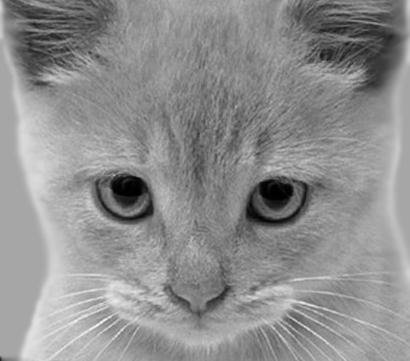
#> input picture Dataset/cat_gray.jpg, 410 x 361 px, found by its file name
$ jupyter execute EE200_Q1.ipynb
#> lines starting #> are read from the running program, lines starting #| are printed output that depends on the picture
[cell 1]
import cv2
import numpy as np
import matplotlib.pyplot as plt

def compute_fft_spectrum(image):
    # 2D FFT
    fft = np.fft.fft2(image)
    fft_shifted = np.fft.fftshift(fft)

    # Magnitude spectra
    mag_normal = np.abs(fft)
    mag_db = 20 * np.log10(np.abs(fft) + 1e-5)

    # Shifted spectra (low-frequency at center)
    mag_normal_shifted = np.abs(fft_shifted)
    mag_db_shifted = 20 * np.log10(np.abs(fft_shifted) + 1e-5)  # To avoid (log(0))

    return mag_normal, mag_db, mag_normal_shifted, mag_db_shifted

def display_spectra( mag, mag_db, mag_shift, mag_db_shift):
    plt.figure(figsize=(12, 8))

    plt.subplot(331), plt.imshow(mag, cmap='viridis')
    plt.title("Spectrum (Normal Scale)")
    plt.axis('on')

    # Since, the magnitude spectrum is entirely dark, we improve its visibility by using logarithmic scale
    plt.subplot(332), plt.imshow(np.log1p(mag), cmap='viridis')
    plt.title("Spectrum (Normal Logarithmic Scale)")
    plt.axis('on')

    plt.subplot(333), plt.imshow(mag_db, cmap='viridis')
    plt.title("Spectrum (dB Scale)")
    plt.axis('on')

    plt.subplot(334), plt.imshow(mag_shift, cmap='viridis')
    plt.title("Shifted Spectrum (Normal Scale)")
    plt.axis('on')

    # Since, the magnitude spectrum is entirely dark, we improve its visibility by using logarithmic scale
    plt.subplot(335), plt.imshow(np.log1p(mag_shift), cmap='viridis')
    plt.title("Shifted Spectrum (Normal Logarithmic Scale)")
    plt.axis('on')

    plt.subplot(336), plt.imshow(mag_db_shift, cmap='viridis')
    plt.title("Shifted Spectrum (dB Scale)")
    plt.axis('on')

    plt.tight_layout()
    plt.show()

# Loading grayscale image, resizing and normalising it
image = cv2.imread(r'D:\EE200_practical_programming\EE200_practical_programming\cat_gray.jpg',cv2.IMREAD_GRAYSCALE)    # can also try for dog's image
#> image is the input picture: shape (361, 410); min 0, max 254, mean 142.9
image = cv2.resize(image, (512, 512))
#> image: shape (512, 512)
image = image.astype(np.float32) / 255.0

# Displaying the original image
plt.figure(figsize=(12, 8))
plt.plot(231), plt.imshow(image, cmap='gray')
plt.title("Original Image")
plt.axis('off')
plt.show()

# Computing all the spectas
mag, mag_db, mag_shift, mag_db_shift = compute_fft_spectrum(image)
#> in compute_fft_spectrum, `mag_db_shifted = 20 * np.log10(np.abs(fft_shifted) + 1e-5)`:
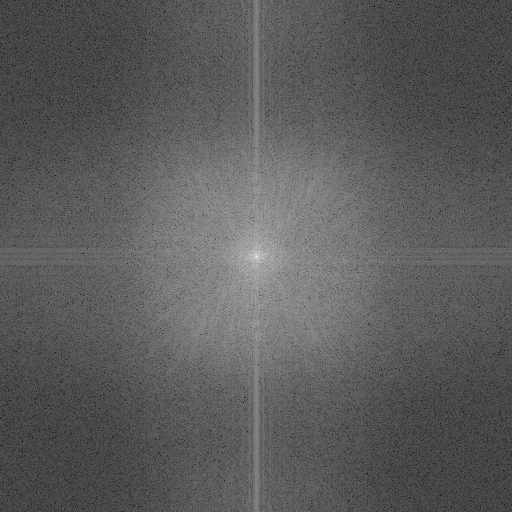
#> mag_db_shifted: shape (512, 512) float64; min -47.67, max 103.3, mean 6.9; drawn with min black and max white

# Displaying the spectrum plots
display_spectra( mag, mag_db, mag_shift, mag_db_shift)
#> in display_spectra, `plt.show()`:
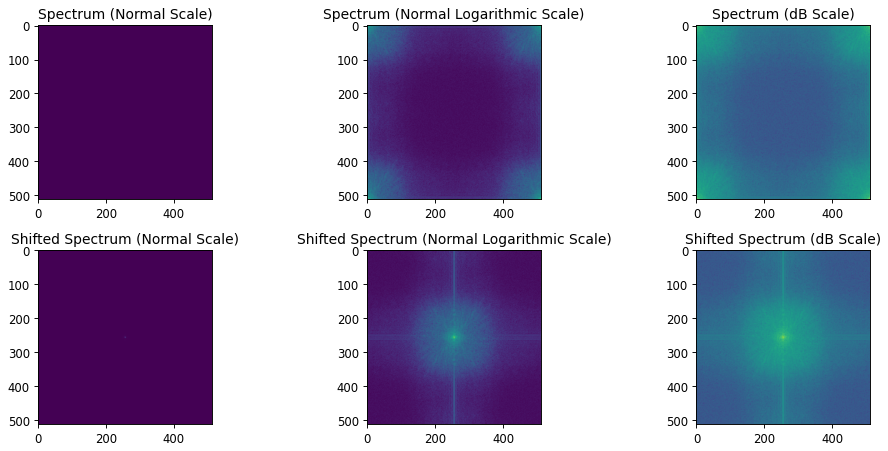
#> figure drawn by matplotlib, 6 panels

# Finding the centre of the spectrum plot
max_unshifted = np.unravel_index(np.argmax(mag), mag.shape)
#> max_unshifted = (0, 0)
max_shifted = np.unravel_index(np.argmax(mag_shift), mag_shift.shape)
#> max_shifted = (256, 256)

print("DC in unshifted spectrum:", max_unshifted)
#| DC in unshifted spectrum: (0, 0)
print("DC in shifted spectrum:", max_shifted)
#| DC in shifted spectrum: (256, 256)

[cell 2]
# Rotating image by 90 degrees anti-clockwise
img_rotated = np.rot90(image)
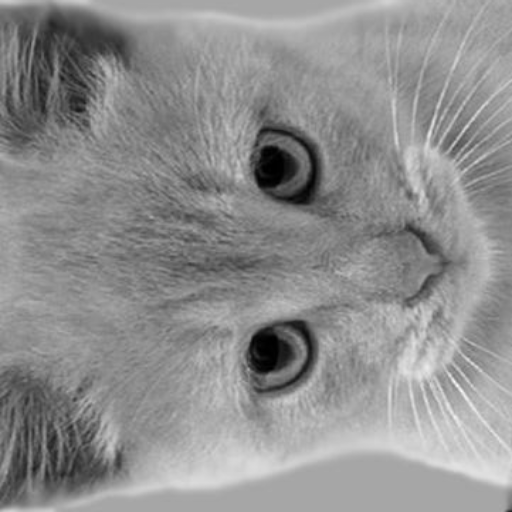
#> img_rotated: shape (512, 512) float32; min 0, max 0.973, mean 0.56

# Computing FFT of rotated image
f_rot = np.fft.fft2(img_rotated)
f_rot_shifted = np.fft.fftshift(f_rot)
magnitude_rot = 20 * np.log(np.abs(f_rot_shifted) + 1)
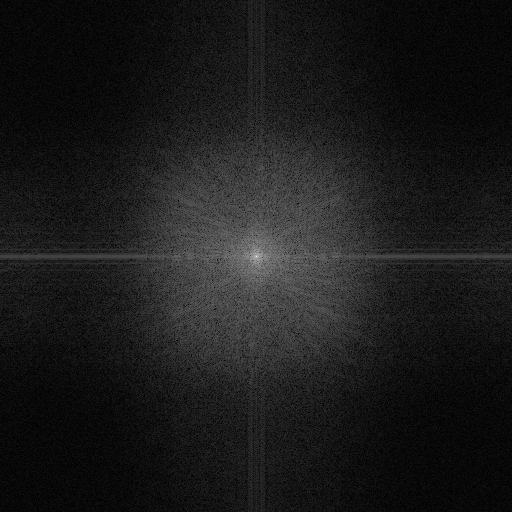
#> magnitude_rot: shape (512, 512) float64; min 0.0823, max 237.9, mean 27.4

# Plotting rotated image and spectrum with colorbars to display the intensity levels
plt.figure(figsize=(12, 6))

plt.subplot(121)
im1 = plt.imshow(img_rotated, cmap='gray')
plt.title('Rotated Image (90°)')
plt.axis('off')

plt.subplot(122)
im2 = plt.imshow(magnitude_rot, cmap='viridis')
plt.title('Magnitude Spectrum (dB)')
plt.axis('on')
plt.colorbar(im2, fraction=0.046, pad=0.04, label='Magnitude (dB Scale)')

plt.tight_layout()
plt.show()
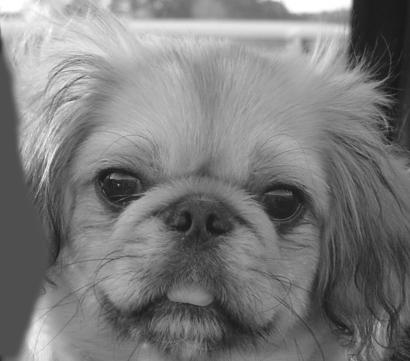
#> input picture Dataset/dog_gray.jpg, 410 x 361 px, found by its file name
#> further down, img2 is the input picture: shape (361, 410, 3); min 17, max 255, mean 123.6

[cell 3]
def hybrid_image(img1, img2, sigma_low=15, sigma_high=5):   #chose these values of sigma after experimentation
    # Low-pass filter: smooth image 2
#> called with sigma_low = 15, sigma_high = 5
    low_img2 = cv2.GaussianBlur(img2, (0, 0), sigma_low)
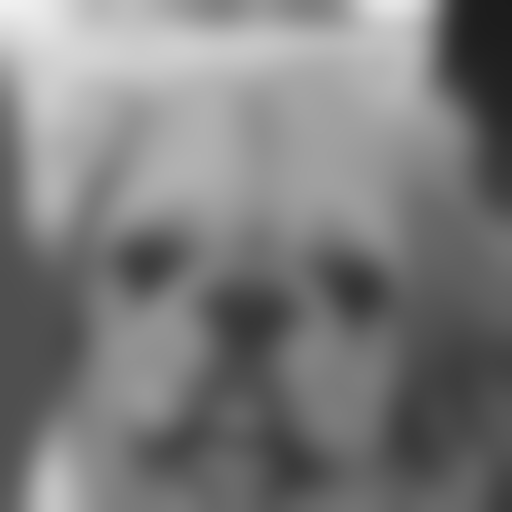
#> low_img2: shape (512, 512, 3); min 27, max 240, mean 123.4

    # High-pass filter: detect sharp edges from image 1
    low_img1 = cv2.GaussianBlur(img1, (0, 0), sigma_high)
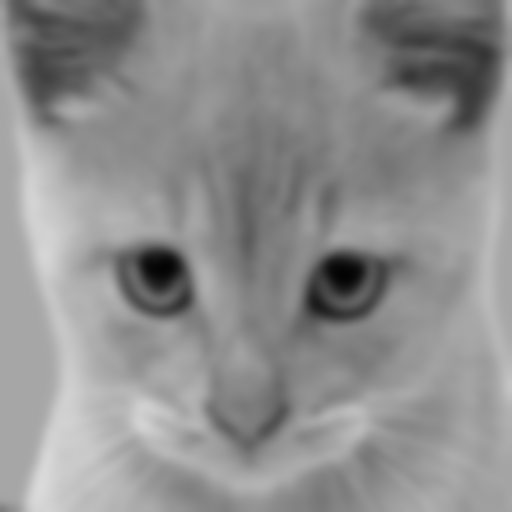
#> low_img1: shape (512, 512, 3); min 3, max 218, mean 142.8
    high_img1 = img1 - low_img1
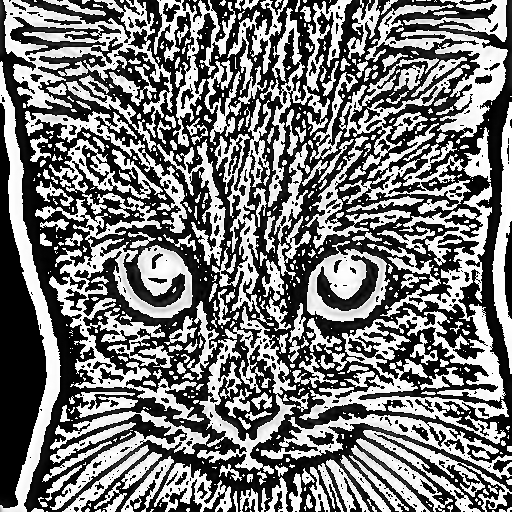
#> high_img1: shape (512, 512, 3); min 0, max 255, mean 119.3

    # Fusion of the filtered images
    hybrid = cv2.addWeighted(low_img2, 0.5, high_img1, 0.5, 0)
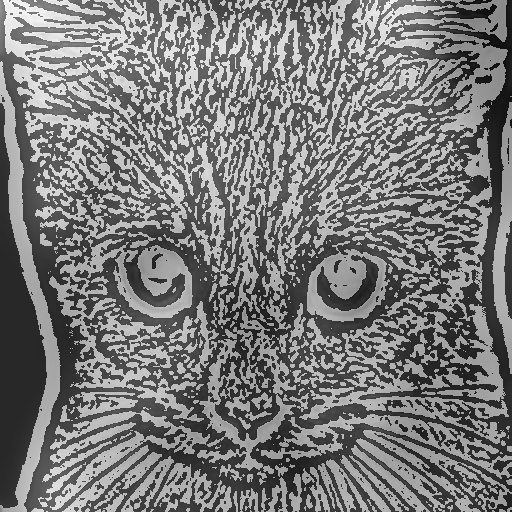
#> hybrid: shape (512, 512, 3); min 14, max 248, mean 121.4

    return hybrid, low_img2, high_img1

# Loading images (resize to same shape)
img1 = cv2.imread(r'D:\EE200_practical_programming\EE200_practical_programming\cat_gray.jpg')
img2 = cv2.imread(r'D:\EE200_practical_programming\EE200_practical_programming\dog_gray.jpg')
img1 = cv2.resize(img1, (512, 512))
img2 = cv2.resize(img2, (512, 512))

hybrid, low_f, high_f = hybrid_image(img1, img2)

# Ploting hybrid image
plt.figure(figsize=(15, 5))
plt.subplot(142), plt.imshow(low_f, cmap='gray'), plt.title('Low-Freq Image (Dog)')
plt.subplot(143), plt.imshow(high_f, cmap='gray'), plt.title('High-Freq Image (Cat)')
plt.subplot(144), plt.imshow(hybrid, cmap='gray'), plt.title('Hybrid Image')
plt.tight_layout()
plt.show()

[cell 4]
from mpl_toolkits.mplot3d import Axes3D

def plot_filter(size=512, sigma=15):
#> called with size = 512, sigma = 15
    u = np.arange(-size//2, size//2)
    v = np.arange(-size//2, size//2)
    U, V = np.meshgrid(u, v)
    D = np.sqrt(U**2 + V**2)

    low_pass_filter = np.exp(-(D**2) / (2 * sigma**2))
    high_pass_filter = 1 - low_pass_filter

    fig = plt.figure(figsize=(10, 7))
    ax1 = fig.add_subplot(121, projection='3d')
    ax2 = fig.add_subplot(122, projection='3d')

    # Surface plot
    surf_low = ax1.plot_surface(U, V, low_pass_filter, cmap='viridis', edgecolor='none')
    surf_high = ax2.plot_surface(U, V, high_pass_filter, cmap='viridis', edgecolor='none')

    # Axis Labels
    ax1.set_title('2D Gaussian Filter (Low Pass Filter) – 3D View')
    ax1.set_xlabel('u (frequency)')
    ax1.set_ylabel('v (frequency)')
    ax1.set_zlabel('Amplitude')

    ax2.set_title('2D Gaussian Filter (High Pass Filter) – 3D View')
    ax2.set_xlabel('u (frequency)')
    ax2.set_ylabel('v (frequency)')
    ax2.set_zlabel('Amplitude')

    # Add Colorbar for intensity
    cbar = fig.colorbar(surf_low, ax=ax1, shrink=0.5, aspect=10)
    cbar.set_label('Filter Gain (Intensity)')

    cbar = fig.colorbar(surf_high, ax=ax2, shrink=0.5, aspect=10)
    cbar.set_label('Filter Drop (Intensity)')

    # Optional: Annotate peak
    peak_value = low_pass_filter.max()
    peak_loc = np.unravel_index(np.argmax(low_pass_filter), low_pass_filter.shape)
    ax1.text(U[peak_loc], V[peak_loc], low_pass_filter[peak_loc] + 0.05,
        f"Peak: {peak_value:.2f}", color='black', fontsize=10)

    # Optional: Annotate peak
    peak_value = high_pass_filter.max()
    peak_loc = np.unravel_index(np.argmax(high_pass_filter), high_pass_filter.shape)
    ax2.text(U[peak_loc], V[peak_loc], high_pass_filter[peak_loc] + 0.05,
        f"Peak: {peak_value:.2f}", color='black', fontsize=10)

    plt.show()
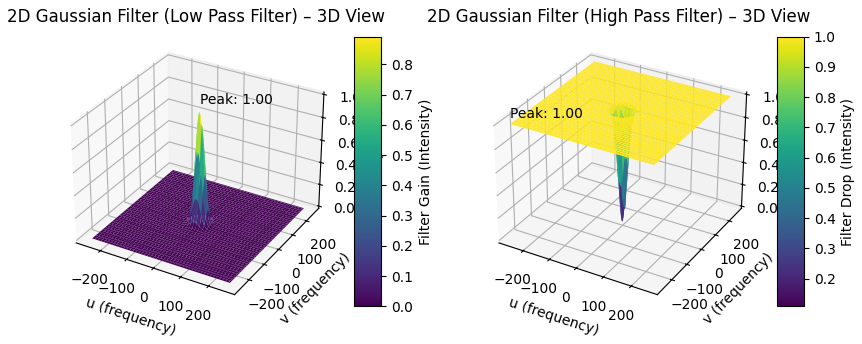
#> figure drawn by matplotlib, 4 panels

plot_filter()
